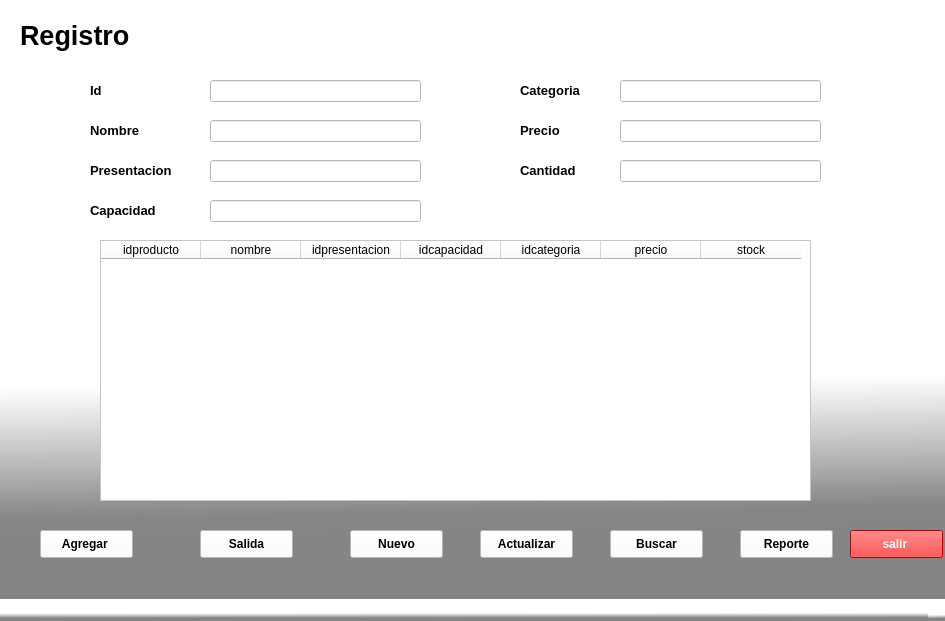
<?xml version="1.0" encoding="UTF-8"?>
<ui version="4.0">
 <class>MainWindow</class>
 <widget class="QMainWindow" name="MainWindow">
  <property name="geometry">
   <rect>
    <x>0</x>
    <y>0</y>
    <width>945</width>
    <height>621</height>
   </rect>
  </property>
  <property name="windowTitle">
   <string>MainWindow</string>
  </property>
  <property name="styleSheet">
   <string notr="true">background-color: qlineargradient(spread:pad, x1:0.487, y1:1, x2:0.478, y2:0.636364, stop:0.402985 rgba(133, 133, 133, 237), stop:1 rgba(255, 255, 255, 255));</string>
  </property>
  <widget class="QWidget" name="centralwidget">
   <widget class="QTableWidget" name="productTable">
    <property name="geometry">
     <rect>
      <x>100</x>
      <y>240</y>
      <width>711</width>
      <height>261</height>
     </rect>
    </property>
    <property name="styleSheet">
     <string notr="true">background-color: rgb(255, 255, 255);</string>
    </property>
    <column>
     <property name="text">
      <string>idproducto</string>
     </property>
    </column>
    <column>
     <property name="text">
      <string>nombre</string>
     </property>
    </column>
    <column>
     <property name="text">
      <string>idpresentacion</string>
     </property>
    </column>
    <column>
     <property name="text">
      <string>idcapacidad</string>
     </property>
    </column>
    <column>
     <property name="text">
      <string>idcategoria</string>
     </property>
    </column>
    <column>
     <property name="text">
      <string>precio</string>
     </property>
    </column>
    <column>
     <property name="text">
      <string>stock</string>
     </property>
    </column>
   </widget>
   <widget class="QLabel" name="label">
    <property name="geometry">
     <rect>
      <x>90</x>
      <y>80</y>
      <width>91</width>
      <height>21</height>
     </rect>
    </property>
    <property name="font">
     <font>
      <pointsize>10</pointsize>
      <weight>75</weight>
      <bold>true</bold>
     </font>
    </property>
    <property name="styleSheet">
     <string notr="true">background-color: rgb(255, 255, 255);</string>
    </property>
    <property name="text">
     <string>Id </string>
    </property>
   </widget>
   <widget class="QLineEdit" name="idproductoInput">
    <property name="geometry">
     <rect>
      <x>210</x>
      <y>80</y>
      <width>211</width>
      <height>22</height>
     </rect>
    </property>
    <property name="styleSheet">
     <string notr="true">background-color: rgb(255, 255, 255);</string>
    </property>
   </widget>
   <widget class="QLabel" name="label_2">
    <property name="geometry">
     <rect>
      <x>90</x>
      <y>120</y>
      <width>111</width>
      <height>21</height>
     </rect>
    </property>
    <property name="font">
     <font>
      <pointsize>10</pointsize>
      <weight>75</weight>
      <bold>true</bold>
     </font>
    </property>
    <property name="styleSheet">
     <string notr="true">background-color: rgb(255, 255, 255);</string>
    </property>
    <property name="text">
     <string>Nombre</string>
    </property>
   </widget>
   <widget class="QLineEdit" name="nombreInput">
    <property name="geometry">
     <rect>
      <x>210</x>
      <y>120</y>
      <width>211</width>
      <height>22</height>
     </rect>
    </property>
    <property name="styleSheet">
     <string notr="true">background-color: rgb(255, 255, 255);</string>
    </property>
   </widget>
   <widget class="QLabel" name="label_3">
    <property name="geometry">
     <rect>
      <x>90</x>
      <y>160</y>
      <width>111</width>
      <height>21</height>
     </rect>
    </property>
    <property name="font">
     <font>
      <pointsize>10</pointsize>
      <weight>75</weight>
      <bold>true</bold>
     </font>
    </property>
    <property name="styleSheet">
     <string notr="true">background-color: rgb(255, 255, 255);</string>
    </property>
    <property name="text">
     <string>Presentacion</string>
    </property>
   </widget>
   <widget class="QPushButton" name="btnSalir">
    <property name="geometry">
     <rect>
      <x>850</x>
      <y>530</y>
      <width>93</width>
      <height>28</height>
     </rect>
    </property>
    <property name="font">
     <font>
      <pointsize>9</pointsize>
      <weight>75</weight>
      <bold>true</bold>
     </font>
    </property>
    <property name="styleSheet">
     <string notr="true">color: rgb(255, 255, 255);
background-color: rgb(255, 0, 0);</string>
    </property>
    <property name="text">
     <string>salir </string>
    </property>
   </widget>
   <widget class="QPushButton" name="addButton">
    <property name="geometry">
     <rect>
      <x>40</x>
      <y>530</y>
      <width>93</width>
      <height>28</height>
     </rect>
    </property>
    <property name="font">
     <font>
      <pointsize>9</pointsize>
      <weight>75</weight>
      <bold>true</bold>
     </font>
    </property>
    <property name="styleSheet">
     <string notr="true">background-color: rgb(255, 255, 255);
color: rgb(0, 0, 0);</string>
    </property>
    <property name="text">
     <string>Agregar </string>
    </property>
   </widget>
   <widget class="QLabel" name="label_4">
    <property name="geometry">
     <rect>
      <x>520</x>
      <y>120</y>
      <width>111</width>
      <height>21</height>
     </rect>
    </property>
    <property name="font">
     <font>
      <pointsize>10</pointsize>
      <weight>75</weight>
      <bold>true</bold>
     </font>
    </property>
    <property name="styleSheet">
     <string notr="true">background-color: rgb(255, 255, 255);</string>
    </property>
    <property name="text">
     <string>Precio</string>
    </property>
   </widget>
   <widget class="QLabel" name="label_5">
    <property name="geometry">
     <rect>
      <x>520</x>
      <y>160</y>
      <width>111</width>
      <height>21</height>
     </rect>
    </property>
    <property name="font">
     <font>
      <pointsize>10</pointsize>
      <weight>75</weight>
      <bold>true</bold>
     </font>
    </property>
    <property name="styleSheet">
     <string notr="true">background-color: rgb(255, 255, 255);</string>
    </property>
    <property name="text">
     <string>Cantidad</string>
    </property>
   </widget>
   <widget class="QLabel" name="label_6">
    <property name="geometry">
     <rect>
      <x>20</x>
      <y>10</y>
      <width>851</width>
      <height>51</height>
     </rect>
    </property>
    <property name="font">
     <font>
      <pointsize>20</pointsize>
      <weight>75</weight>
      <bold>true</bold>
     </font>
    </property>
    <property name="styleSheet">
     <string notr="true">background-color: rgb(255, 255, 255);</string>
    </property>
    <property name="text">
     <string>Registro</string>
    </property>
   </widget>
   <widget class="QLabel" name="label_7">
    <property name="geometry">
     <rect>
      <x>520</x>
      <y>80</y>
      <width>111</width>
      <height>21</height>
     </rect>
    </property>
    <property name="font">
     <font>
      <pointsize>10</pointsize>
      <weight>75</weight>
      <bold>true</bold>
     </font>
    </property>
    <property name="styleSheet">
     <string notr="true">background-color: rgb(255, 255, 255);</string>
    </property>
    <property name="text">
     <string>Categoria </string>
    </property>
   </widget>
   <widget class="QLineEdit" name="idcategoriaInput">
    <property name="geometry">
     <rect>
      <x>620</x>
      <y>80</y>
      <width>201</width>
      <height>22</height>
     </rect>
    </property>
    <property name="styleSheet">
     <string notr="true">background-color: rgb(255, 255, 255);</string>
    </property>
   </widget>
   <widget class="QLineEdit" name="stockInput">
    <property name="geometry">
     <rect>
      <x>620</x>
      <y>160</y>
      <width>201</width>
      <height>22</height>
     </rect>
    </property>
    <property name="styleSheet">
     <string notr="true">
background-color: rgb(255, 255, 255);</string>
    </property>
   </widget>
   <widget class="QLineEdit" name="idpresentacionInput">
    <property name="geometry">
     <rect>
      <x>210</x>
      <y>160</y>
      <width>211</width>
      <height>22</height>
     </rect>
    </property>
    <property name="styleSheet">
     <string notr="true">background-color: rgb(255, 255, 255);</string>
    </property>
   </widget>
   <widget class="QPushButton" name="BuscarButton">
    <property name="geometry">
     <rect>
      <x>610</x>
      <y>530</y>
      <width>93</width>
      <height>28</height>
     </rect>
    </property>
    <property name="font">
     <font>
      <pointsize>9</pointsize>
      <weight>75</weight>
      <bold>true</bold>
     </font>
    </property>
    <property name="styleSheet">
     <string notr="true">background-color: rgb(255, 255, 255);
color: rgb(0, 0, 0);</string>
    </property>
    <property name="text">
     <string>Buscar</string>
    </property>
   </widget>
   <widget class="QPushButton" name="editButton">
    <property name="geometry">
     <rect>
      <x>480</x>
      <y>530</y>
      <width>93</width>
      <height>28</height>
     </rect>
    </property>
    <property name="font">
     <font>
      <pointsize>9</pointsize>
      <weight>75</weight>
      <bold>true</bold>
     </font>
    </property>
    <property name="styleSheet">
     <string notr="true">background-color: rgb(255, 255, 255);
color: rgb(0, 0, 0);</string>
    </property>
    <property name="text">
     <string>Actualizar</string>
    </property>
   </widget>
   <widget class="QPushButton" name="newButton">
    <property name="geometry">
     <rect>
      <x>350</x>
      <y>530</y>
      <width>93</width>
      <height>28</height>
     </rect>
    </property>
    <property name="font">
     <font>
      <pointsize>9</pointsize>
      <weight>75</weight>
      <bold>true</bold>
     </font>
    </property>
    <property name="styleSheet">
     <string notr="true">background-color: rgb(255, 255, 255);
color: rgb(0, 0, 0);</string>
    </property>
    <property name="text">
     <string>Nuevo</string>
    </property>
   </widget>
   <widget class="QLineEdit" name="idcapacidadInput">
    <property name="geometry">
     <rect>
      <x>210</x>
      <y>200</y>
      <width>211</width>
      <height>22</height>
     </rect>
    </property>
    <property name="styleSheet">
     <string notr="true">background-color: rgb(255, 255, 255);</string>
    </property>
   </widget>
   <widget class="QLabel" name="label_8">
    <property name="geometry">
     <rect>
      <x>90</x>
      <y>200</y>
      <width>111</width>
      <height>21</height>
     </rect>
    </property>
    <property name="font">
     <font>
      <pointsize>10</pointsize>
      <weight>75</weight>
      <bold>true</bold>
     </font>
    </property>
    <property name="styleSheet">
     <string notr="true">background-color: rgb(255, 255, 255);</string>
    </property>
    <property name="text">
     <string>Capacidad</string>
    </property>
   </widget>
   <widget class="QLineEdit" name="precioInput">
    <property name="geometry">
     <rect>
      <x>620</x>
      <y>120</y>
      <width>201</width>
      <height>22</height>
     </rect>
    </property>
    <property name="styleSheet">
     <string notr="true">
background-color: rgb(255, 255, 255);</string>
    </property>
   </widget>
   <widget class="QPushButton" name="salidaButton">
    <property name="geometry">
     <rect>
      <x>200</x>
      <y>530</y>
      <width>93</width>
      <height>28</height>
     </rect>
    </property>
    <property name="font">
     <font>
      <pointsize>9</pointsize>
      <weight>75</weight>
      <bold>true</bold>
     </font>
    </property>
    <property name="styleSheet">
     <string notr="true">background-color: rgb(255, 255, 255);
color: rgb(0, 0, 0);</string>
    </property>
    <property name="text">
     <string>Salida</string>
    </property>
   </widget>
   <widget class="QPushButton" name="reporte">
    <property name="geometry">
     <rect>
      <x>740</x>
      <y>530</y>
      <width>93</width>
      <height>28</height>
     </rect>
    </property>
    <property name="font">
     <font>
      <pointsize>9</pointsize>
      <weight>75</weight>
      <bold>true</bold>
     </font>
    </property>
    <property name="styleSheet">
     <string notr="true">background-color: rgb(255, 255, 255);
color: rgb(0, 0, 0);</string>
    </property>
    <property name="text">
     <string>Reporte</string>
    </property>
   </widget>
  </widget>
  <widget class="QStatusBar" name="statusbar"/>
 </widget>
 <resources>
  <include location="Imagenes/imagenes dent.qrc"/>
 </resources>
 <connections/>
</ui>
